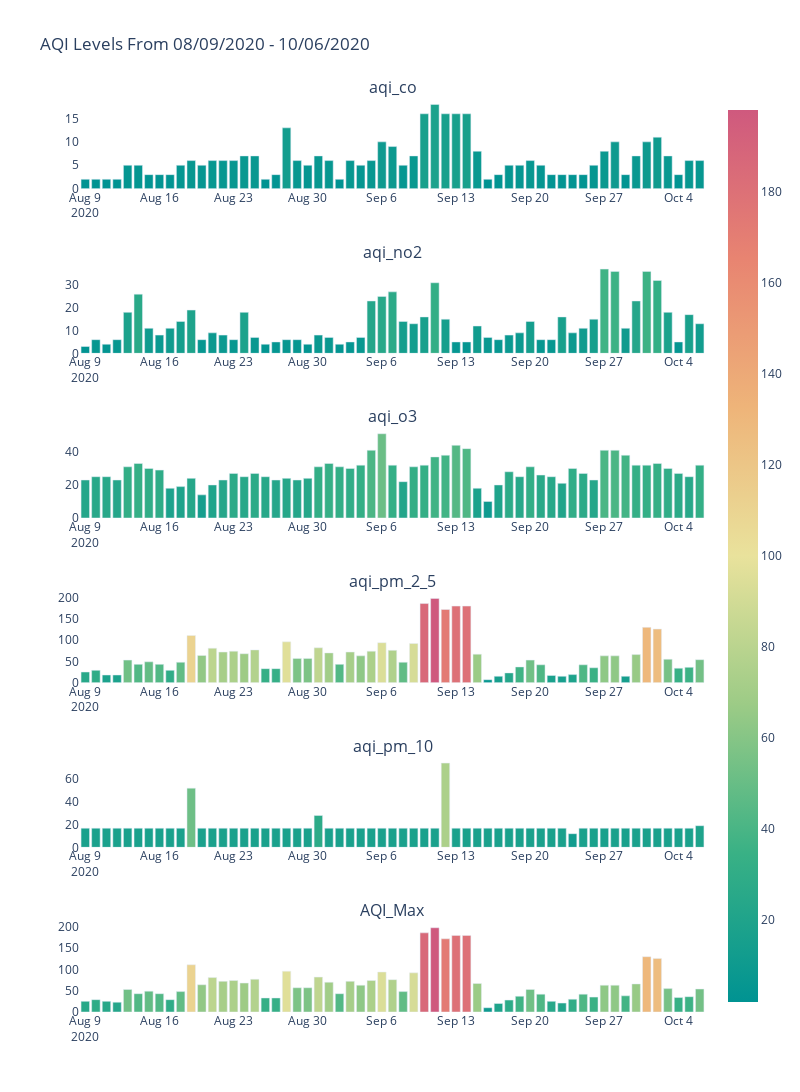

Source (notebook cell):
### Code cell
# Vizualizing all Pollutants 

figE2 = make_subplots(
    rows=6, cols=1,
    #specs=[[{}, {}],
          # [{"colspan": 6}, None]],
    subplot_titles=("aqi_co","aqi_no2","aqi_o3","aqi_pm_2_5",'aqi_pm_10','AQI_Max'))

figE2.add_trace(go.Bar(x=E2.index, y=E2['aqi_co'],
                    marker=dict(color=E2['aqi_co'],coloraxis="coloraxis")),
              1, 1)
figE2.add_trace(go.Bar(x=E2.index, y=E2['aqi_no2'],
                    marker=dict(color=E2['aqi_no2'], coloraxis="coloraxis")),
              2, 1)
figE2.add_trace(go.Bar(x=E2.index, y=E2['aqi_o3'],
                    marker=dict(color=E2['aqi_o3'], coloraxis="coloraxis")),
              3, 1)
figE2.add_trace(go.Bar(x=E2.index, y=E2['aqi_pm_2_5'],
                    marker=dict(color=E2['aqi_pm_2_5'], coloraxis="coloraxis")),
              4, 1)
figE2.add_trace(go.Bar(x=E2.index, y=E2['aqi_pm_10'],
                    marker=dict(color=E2['aqi_pm_10'], coloraxis="coloraxis")),
              5, 1)
figE2.add_trace(go.Bar(x=E2.index, y=E2['AQI_Max'],
                    marker=dict(color=E2['AQI_Max'], coloraxis="coloraxis")),
              6, 1)

figE2.update_layout(coloraxis=dict(colorscale='Temps'),showlegend=False,title_text="AQI Levels From 08/09/2020 - 10/06/2020")

figE2.update_layout(plot_bgcolor='white')

# figE2.update_layout( width=800,height=1200,shapes=[
#       dict(
#       type= 'line',
#       yref= 'paper', y0= 0, y1= 1,
#       xref= 'x', x0= '2020-08-09', x1= '2020-08-09'
#     )
# ])

figE2.update_layout( width=800,height=1200)

figE2.show()
